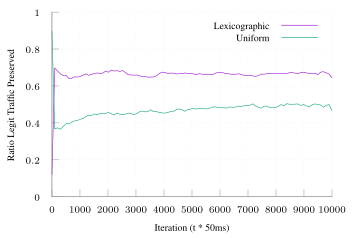

Here is the gnuplot script that generated this plot:
set terminal tikz standalone color size 9cm,6cm font '\scriptsize' preamble '\usepackage{microtype} \usepackage{times}'
set output "online-true-uneven.tex"

load "parula.pal"

set style line 102 lc rgb '#a0a0a0' lt 1 lw 1
set border ls 102
set colorbox border 102
set key textcolor rgb "black"
set tics textcolor rgb "black"
set label textcolor rgb "black"

set border 3
set grid x y
set xtics nomirror
set ytics nomirror

#set key autotitle columnhead
set datafile separator ","

set xlabel "Iteration (t * 50ms)"
set ylabel "Ratio Legit Traffic Preserved"

set yrange [0.0:1.0]

plot '../results/online-avg-uneven.csv' u 1:3 w lines smooth sbezier title "Lexicographic", \
     '../results/online-avg.csv' u 1:3 w lines smooth sbezier title "Uniform"
